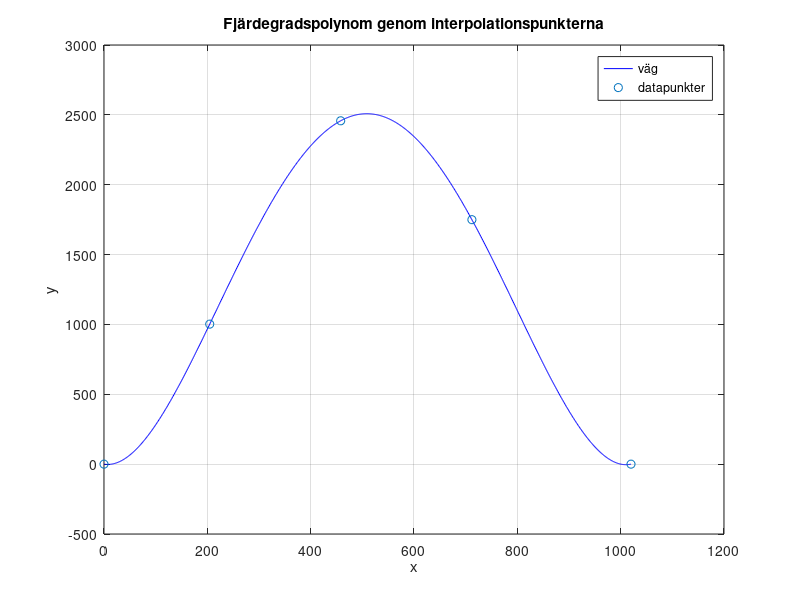

Source code (MATLAB):

% a)
% Data
P1A = [175 950]; P1B = [160 1008];
L1A = 60; L1B = 45;

P2A = [410 2400]; P2B = [381 2500];
L2A = 75; L2B = 88;

P3A = [675 1730]; P3B = [656 1760]; 
L3A = 42; L3B = 57;


f1 = @(x,y) (x-P1A(1)).^2 + (y -P1A(2)).^2 - L1A^2;
g1 = @(x,y) (x-P1B(1)).^2 + (y -P1B(2)).^2 - L1B^2;
F1 = @(x,y) [f1(x,y);g1(x,y)];
J1 = @(x,y) [2*(x-P1A(1)) 2*(y -P1A(2)); 2*(x-P1B(1)) 2*(y -P1B(2))];

f2 = @(x,y) (x-P2A(1)).^2 + (y -P2A(2)).^2 - L2A^2;
g2 = @(x,y) (x-P2B(1)).^2 + (y -P2B(2)).^2 - L2B^2;
F2 = @(x,y) [f2(x,y);g2(x,y)];
J2 = @(x,y) [2*(x-P2A(1)) 2*(y -P2A(2)); 2*(x-P2B(1)) 2*(y -P2B(2))];

f3 = @(x,y) (x-P3A(1)).^2 + (y -P3A(2)).^2 - L3A^2;
g3 = @(x,y) (x-P3B(1)).^2 + (y -P3B(2)).^2 - L3B^2;
F3 = @(x,y) [f3(x,y);g3(x,y)];
J3 = @(x,y) [2*(x-P3A(1)) 2*(y -P3A(2)); 2*(x-P3B(1)) 2*(y -P3B(2))];



% Plot av gissning finns LÄNGST NER

% 1)
x=204; y=1003; % Startgissning

tol=1e-11; hnorm = 1; iter = 0;


while hnorm > tol && iter < 20
   iter = iter + 1;
   h = -J1(x,y)\F1(x,y);
   x = x + h(1); y = y + h(2);
   hnorm = norm(h);
   fprintf('Iteration %d: x = %.10f, y = %.10f hnorm = %.10f \n', iter, x, y, hnorm);
end
   fprintf("P1 %f %f \n\n", x, y);
   % När Newton är klar, lagra resultatet i radvektorerna 
    P1 = [x, y];
  

x=450; y=2450; % Startgissning

tol=1e-11; hnorm = 1; iter = 0;

% 2
while hnorm > tol && iter < 20
   iter = iter + 1;
   h = -J2(x,y)\F2(x,y);
   x = x + h(1); y = y + h(2);
   hnorm = norm(h);
   fprintf('Iteration %d: x = %.10f, y = %.10f hnorm = %.10f \n', iter, x, y, hnorm);
end
   fprintf("P2 %f %f \n\n", x, y);
   % När Newton är klar, lagra resultatet i radvektorerna 
   P2 = [x,y];
%3
x=700; y=1750; % Startgissning

tol=1e-11; hnorm = 1; iter = 0;


while hnorm > tol && iter < 20
   iter = iter + 1;
   h = -J3(x,y)\F3(x,y);
   x = x + h(1); y = y + h(2);
   hnorm = norm(h);
   fprintf('Iteration %d: x = %.10f, y = %.10f hnorm = %.10f \n', iter, x, y, hnorm);
end
   fprintf("P3 %f %f \n\n", x, y);
    P3 = [x,y];


   fprintf("P1: x = %.10f, y = %.10f \n", P1(1), P1(2));
   fprintf("P2: x = %.10f, y = %.10f \n", P2(1), P2(2));
   fprintf("P3: x = %.10f, y = %.10f\n", P3(1), P3(2));
%b)

P0 = [0,0];
P1 = P1;
P2 = P2;
P3 = P3;
P4 = [1020,0];

% Alla y värden:
x = [P0(1), P1(1), P2(1), P3(1), P4(1)]';
y = [P0(2) P1(2) P2(2) P3(2) P4(2)]';


% Newtons ansats för interpolation
p = @(a,x) a(1) + a(2)*(x-P0(1)) + a(3)*(x-P0(1)).*(x-P1(1)) + a(4)*(x-P0(1)).*(x-P1(1)).*(x-P2(1))+ a(5)*(x-P0(1)).*(x-P1(1)).*(x-P2(1)).*(x-P3(1)) ;

A = [ones(size(x)) (x-P0(1)) (x-P0(1)).*(x-P1(1)) (x-P0(1)).*(x-P1(1)).*(x-P2(1)) (x-P0(1)).*(x-P1(1)).*(x-P2(1)).*(x-P3(1))];

% Rita graf
a = A\y;

% Skriv ut koefficienterna
fprintf("Koefficienterna a: \n")
for i = 1:length(a)
    fprintf('a(%d) = %.4f\n', i, a(i));
end

% Begränsningen för grafen
roadX = 0:1020;

%Plotta graf
plot(roadX, p(a,roadX), 'b-'), hold on
plot(x,y,'o');
legend("väg", "datapunkter");
xlabel('x');
ylabel('y');
title('Fjärdegradspolynom genom interpolationspunkterna');
grid on;


%{
%Plotta för att hitta gissningar till % a)
circle(P1A(1),P1A(2), L1A);
circle(P1B(1),P1B(2), L1B);

circle(P2A(1),P2A(2), L2A);
circle(P2B(1),P2B(2), L2B);

circle(P3A(1),P3A(2), L3A);
circle(P3B(1),P3B(2), L3B);
function h = circle(x,y,r)
    hold on
    th = 0:pi/50:2*pi;
    xunit = r*cos*(th) + x;
    yunit = r*sin(th) + y;
    h = plot(xunit, yunit);
end
%}


